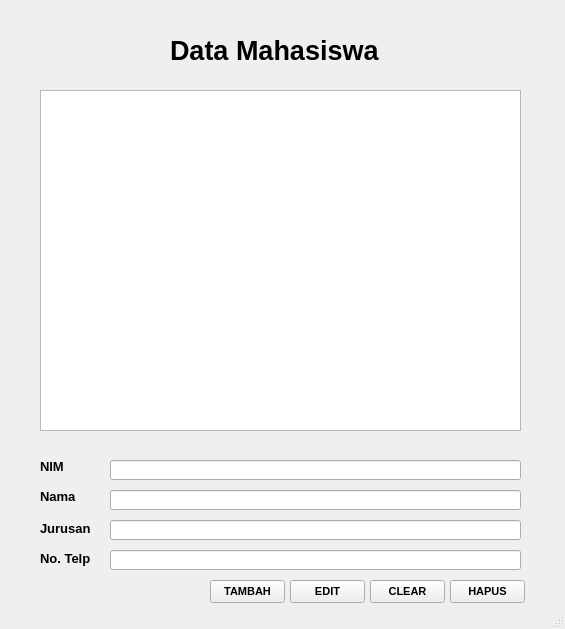
<?xml version="1.0" encoding="UTF-8"?>
<ui version="4.0">
 <class>MainWindow</class>
 <widget class="QMainWindow" name="MainWindow">
  <property name="geometry">
   <rect>
    <x>0</x>
    <y>0</y>
    <width>565</width>
    <height>629</height>
   </rect>
  </property>
  <property name="windowTitle">
   <string>MainWindow</string>
  </property>
  <widget class="QWidget" name="centralwidget">
   <widget class="QListWidget" name="listWidget">
    <property name="geometry">
     <rect>
      <x>40</x>
      <y>90</y>
      <width>481</width>
      <height>341</height>
     </rect>
    </property>
   </widget>
   <widget class="QLabel" name="label">
    <property name="geometry">
     <rect>
      <x>170</x>
      <y>20</y>
      <width>241</width>
      <height>61</height>
     </rect>
    </property>
    <property name="font">
     <font>
      <pointsize>20</pointsize>
      <weight>75</weight>
      <bold>true</bold>
     </font>
    </property>
    <property name="text">
     <string>Data Mahasiswa</string>
    </property>
   </widget>
   <widget class="QLabel" name="label_2">
    <property name="geometry">
     <rect>
      <x>40</x>
      <y>460</y>
      <width>47</width>
      <height>13</height>
     </rect>
    </property>
    <property name="font">
     <font>
      <pointsize>10</pointsize>
      <weight>75</weight>
      <bold>true</bold>
     </font>
    </property>
    <property name="text">
     <string>NIM</string>
    </property>
   </widget>
   <widget class="QLabel" name="label_3">
    <property name="geometry">
     <rect>
      <x>40</x>
      <y>490</y>
      <width>47</width>
      <height>13</height>
     </rect>
    </property>
    <property name="font">
     <font>
      <pointsize>10</pointsize>
      <weight>75</weight>
      <bold>true</bold>
     </font>
    </property>
    <property name="text">
     <string>Nama</string>
    </property>
   </widget>
   <widget class="QLabel" name="label_4">
    <property name="geometry">
     <rect>
      <x>40</x>
      <y>520</y>
      <width>91</width>
      <height>16</height>
     </rect>
    </property>
    <property name="font">
     <font>
      <pointsize>10</pointsize>
      <weight>75</weight>
      <bold>true</bold>
     </font>
    </property>
    <property name="text">
     <string>Jurusan </string>
    </property>
   </widget>
   <widget class="QLabel" name="label_5">
    <property name="geometry">
     <rect>
      <x>40</x>
      <y>550</y>
      <width>91</width>
      <height>16</height>
     </rect>
    </property>
    <property name="font">
     <font>
      <pointsize>10</pointsize>
      <weight>75</weight>
      <bold>true</bold>
     </font>
    </property>
    <property name="text">
     <string>No. Telp</string>
    </property>
   </widget>
   <widget class="QLineEdit" name="lineEdit">
    <property name="geometry">
     <rect>
      <x>110</x>
      <y>460</y>
      <width>411</width>
      <height>20</height>
     </rect>
    </property>
   </widget>
   <widget class="QLineEdit" name="lineEdit_2">
    <property name="geometry">
     <rect>
      <x>110</x>
      <y>490</y>
      <width>411</width>
      <height>20</height>
     </rect>
    </property>
   </widget>
   <widget class="QLineEdit" name="lineEdit_3">
    <property name="geometry">
     <rect>
      <x>110</x>
      <y>520</y>
      <width>411</width>
      <height>20</height>
     </rect>
    </property>
   </widget>
   <widget class="QLineEdit" name="lineEdit_4">
    <property name="geometry">
     <rect>
      <x>110</x>
      <y>550</y>
      <width>411</width>
      <height>20</height>
     </rect>
    </property>
   </widget>
   <widget class="QPushButton" name="pushButton">
    <property name="geometry">
     <rect>
      <x>450</x>
      <y>580</y>
      <width>75</width>
      <height>23</height>
     </rect>
    </property>
    <property name="font">
     <font>
      <pointsize>8</pointsize>
      <weight>75</weight>
      <bold>true</bold>
     </font>
    </property>
    <property name="text">
     <string>HAPUS</string>
    </property>
   </widget>
   <widget class="QPushButton" name="pushButton_2">
    <property name="geometry">
     <rect>
      <x>370</x>
      <y>580</y>
      <width>75</width>
      <height>23</height>
     </rect>
    </property>
    <property name="font">
     <font>
      <pointsize>8</pointsize>
      <weight>75</weight>
      <bold>true</bold>
     </font>
    </property>
    <property name="text">
     <string>CLEAR</string>
    </property>
   </widget>
   <widget class="QPushButton" name="pushButton_3">
    <property name="geometry">
     <rect>
      <x>290</x>
      <y>580</y>
      <width>75</width>
      <height>23</height>
     </rect>
    </property>
    <property name="font">
     <font>
      <pointsize>8</pointsize>
      <weight>75</weight>
      <bold>true</bold>
     </font>
    </property>
    <property name="text">
     <string>EDIT</string>
    </property>
   </widget>
   <widget class="QPushButton" name="pushButton_4">
    <property name="geometry">
     <rect>
      <x>210</x>
      <y>580</y>
      <width>75</width>
      <height>23</height>
     </rect>
    </property>
    <property name="font">
     <font>
      <pointsize>8</pointsize>
      <weight>75</weight>
      <bold>true</bold>
     </font>
    </property>
    <property name="text">
     <string>TAMBAH</string>
    </property>
   </widget>
  </widget>
  <widget class="QStatusBar" name="statusbar"/>
 </widget>
 <resources/>
 <connections/>
</ui>
